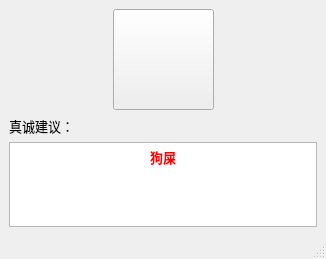
<?xml version="1.0" encoding="UTF-8"?>
<ui version="4.0">
 <class>MainWindow</class>
 <widget class="QMainWindow" name="MainWindow">
  <property name="geometry">
   <rect>
    <x>0</x>
    <y>0</y>
    <width>326</width>
    <height>259</height>
   </rect>
  </property>
  <property name="minimumSize">
   <size>
    <width>326</width>
    <height>259</height>
   </size>
  </property>
  <property name="maximumSize">
   <size>
    <width>326</width>
    <height>259</height>
   </size>
  </property>
  <property name="font">
   <font>
    <family>华文楷体</family>
    <pointsize>10</pointsize>
   </font>
  </property>
  <property name="windowTitle">
   <string>MainWindow</string>
  </property>
  <widget class="QWidget" name="centralwidget">
   <layout class="QGridLayout" name="gridLayout">
    <item row="0" column="0">
     <spacer name="horizontalSpacer_2">
      <property name="orientation">
       <enum>Qt::Horizontal</enum>
      </property>
      <property name="sizeHint" stdset="0">
       <size>
        <width>95</width>
        <height>20</height>
       </size>
      </property>
     </spacer>
    </item>
    <item row="0" column="1">
     <widget class="QPushButton" name="pushButton">
      <property name="minimumSize">
       <size>
        <width>101</width>
        <height>101</height>
       </size>
      </property>
      <property name="maximumSize">
       <size>
        <width>101</width>
        <height>101</height>
       </size>
      </property>
      <property name="styleSheet">
       <string notr="true">border-image: url(:/天气符号/素材/天气，预警.png);</string>
      </property>
      <property name="text">
       <string/>
      </property>
     </widget>
    </item>
    <item row="0" column="2">
     <spacer name="horizontalSpacer">
      <property name="orientation">
       <enum>Qt::Horizontal</enum>
      </property>
      <property name="sizeHint" stdset="0">
       <size>
        <width>40</width>
        <height>20</height>
       </size>
      </property>
     </spacer>
    </item>
    <item row="1" column="0">
     <widget class="QLabel" name="label">
      <property name="text">
       <string>真诚建议：</string>
      </property>
     </widget>
    </item>
    <item row="2" column="0" colspan="3">
     <widget class="QTextBrowser" name="textBrowser">
      <property name="html">
       <string>&lt;!DOCTYPE HTML PUBLIC &quot;-//W3C//DTD HTML 4.0//EN&quot; &quot;http://www.w3.org/TR/REC-html40/strict.dtd&quot;&gt;
&lt;html&gt;&lt;head&gt;&lt;meta name=&quot;qrichtext&quot; content=&quot;1&quot; /&gt;&lt;style type=&quot;text/css&quot;&gt;
p, li { white-space: pre-wrap; }
&lt;/style&gt;&lt;/head&gt;&lt;body style=&quot; font-family:'华文楷体'; font-size:10pt; font-weight:400; font-style:normal;&quot;&gt;
&lt;p align=&quot;center&quot; style=&quot; margin-top:0px; margin-bottom:0px; margin-left:0px; margin-right:0px; -qt-block-indent:0; text-indent:0px;&quot;&gt;&lt;span style=&quot; font-weight:600; color:#ff0000;&quot;&gt;狗屎&lt;/span&gt;&lt;/p&gt;&lt;/body&gt;&lt;/html&gt;</string>
      </property>
     </widget>
    </item>
   </layout>
  </widget>
  <widget class="QStatusBar" name="statusbar"/>
 </widget>
 <resources>
  <include location="img.qrc"/>
 </resources>
 <connections/>
</ui>
